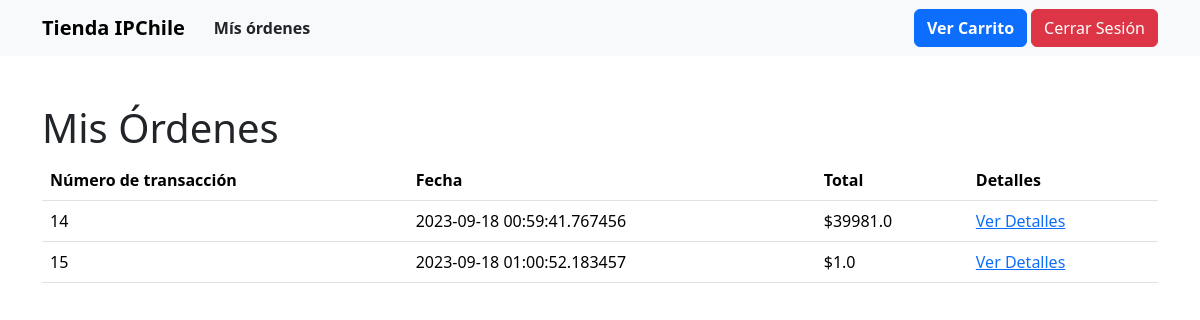
Page /mis_ordenes (signed in) on the committed database.
### app.py (models this page shows)
class Orden(db.Model):
    __tablename__ = 'ordenes'
    id = db.Column(db.Integer, primary_key=True)
    cliente_id = db.Column(db.Integer, db.ForeignKey('usuarios.id'), nullable=False)
    fecha = db.Column(db.DateTime, nullable=False, default=datetime.utcnow)
    total = db.Column(db.Float, nullable=False)
    detalles = db.relationship('DetalleOrden', backref='orden', lazy=True)
    cliente = db.relationship('Usuario', foreign_keys=[cliente_id])

### app.py (the view)
@app.route('/mis_ordenes')
@login_required
def mis_ordenes():
    usuario_actual = obtener_usuario_actual()
    ordenes = Orden.query.filter_by(cliente_id=usuario_actual.id).all()
    return render_template('mis_ordenes.html', ordenes=ordenes)

### app.py (called while the page is built)
def obtener_usuario_actual():
    return current_user

@login_manager.user_loader
def load_user(user_id):
    return Usuario.query.get(int(user_id))

### templates/mis_ordenes.html (shortened to what this page needs)
<!DOCTYPE html>
<html lang="en">
<head>
    <link rel="stylesheet" href="https://cdn.jsdelivr.net/npm/bootstrap@5.3.2/dist/css/bootstrap.min.css"
>
</head>
<body>
<nav class="navbar navbar-expand-lg navbar-light bg-light fw-bold">
    <div class="container fw-bold">
        <a class="navbar-brand " href="/productos">Tienda IPChile</a>
        <div class="collapse navbar-collapse justify-content-between fw-bold" id="navbarNav">
            <ul class="navbar-nav">
                <li class="nav-item">
                    <a class="btn fw-bold" href="/mis_ordenes">Mís órdenes</a>
                </li>
            </ul>
            <ul class="navbar-nav fw-bold">
                <li class="nav-item">
                    <a class="btn btn-primary fw-bold" href="/ver_carrito">Ver Carrito</a>
                </li>
                {% if current_user.is_authenticated %}
                    <li class="nav-item ">
                        <a class="btn btn-danger" href="{{ url_for('logout') }}">Cerrar Sesión</a>
                    </li>
                {% endif %}
            </ul>
        </div>
    </div>
</nav>
<div class="container mt-5">
    <h1>Mis Órdenes</h1>
    <table class="table">
        <thead>
        <tr>
            <th>Número de transacción</th>
            <th>Fecha</th>
            <th>Total</th>
            <th>Detalles</th>
        </tr>
        </thead>
        <tbody>
        {% for orden in ordenes %}
            <tr>
                <td>{{ orden.id }}</td>
                <td>{{ orden.fecha }}</td>
                <td>${{ orden.total }}</td>
                <td><a href="{{ url_for('detalles_orden', orden_id=orden.id) }}">Ver Detalles</a></td>
            </tr>
        {% endfor %}
        </tbody>
    </table>
</div>
</body>
</html>

### rows in the picture
Orden: id "14", fecha "2023-09-18 00:59:41.767456", total "39981.0"
Orden: id "15", fecha "2023-09-18 01:00:52.183457", total "1.0"
